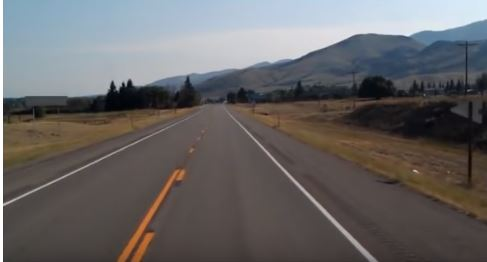
#> input picture street.JPG, 487 x 262 px, given in place of road.jpg, which was not available
$ python find_lanes.py   (Python 2 division)
#> lines starting #> are read from the running program, lines starting #| are printed output that depends on the picture; after the words box and inside, x2 and y2 are one past the last pixel; in counts of white or black regions, pixels touching at a corner belong together; pictures that were not available may be replaced by others from this repository, and a replacement may not be noted
import cv2
import numpy as num
import matplotlib.pyplot as pyp

img =cv2.imread('road.jpg')
#> img is the input picture: shape (262, 487, 3); mean B, G, R 101.7, 101.3, 103.6
grey_img=num.copy(img)
def canny(image):
    #convert image to greyscale
    grey=cv2.cvtColor(image,cv2.COLOR_RGB2GRAY)
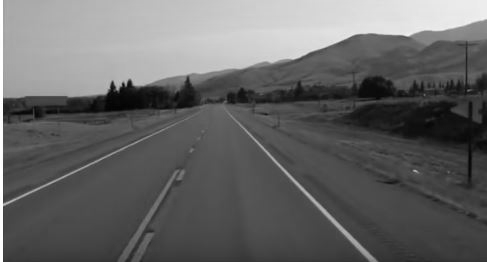
#> grey: shape (262, 487); min 2, max 255, mean 101.7
    #reducing noise
    blur=cv2.GaussianBlur(grey,(5,5),0)
    canny=cv2.Canny(blur,50,150)
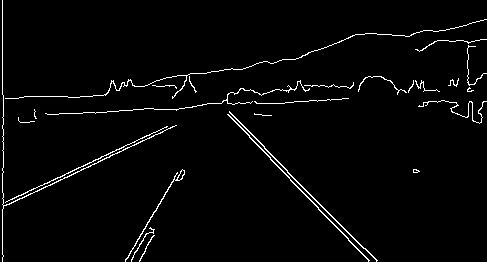
#> canny: shape (262, 487); 2.6% white in thin lines or dots
    return canny


#cv2.imshow('myPicture', canny)
def make_coordinates(image,line_parameters):
    slope,intercept=line_parameters
    y1=image.shape[0]
    y2=int(y1*(3/5))
    x1=int((y1-intercept)/slope)
    x2=int((y2-intercept)/slope)
    return num.array([x1,y1,x2,y2])
def average_slope_intercept(image,lines):
    left_fit=[]
    right_fit=[]
    for line in lines:
        x1,y1,x2,y2=line.reshape(4)
        parameters=num.polyfit((x1,x2),(y1,y2),1)
        slope=parameters[0]
        intercept=parameters[1]
        if slope<0:
            left_fit.append((slope,intercept))
        else:
            right_fit.append((slope,intercept))
    left_fit_average=num.average(left_fit,axis=0)
    right_fit_average=num.average(right_fit,axis=0)
    left_line=make_coordinates(image,left_fit_average)
    right_line=make_coordinates(image,right_fit_average)
    return num.array([left_line,right_line])

def display_lines(image,lines):
    line_image=num.zeros_like(image)
    if lines is not None:
        for line in lines:
            x1,y1,x2,y2=line.reshape(4)

            cv2.line(line_image,(x1,y1),(x2,y2),(255,0,0),10)
    return line_image

def region_of_interest(image):
    height=image.shape[0]
#> height = 262
    shapes=num.array([
        [(200,height),(1100,height),(500,250)]
    ])
#> shapes = [[200, 262], [1100, 262], [500, 250]]
    mask=num.zeros_like(image)
    #255 : the color of the polygone is completely white
    cv2.fillPoly(mask,shapes,255)
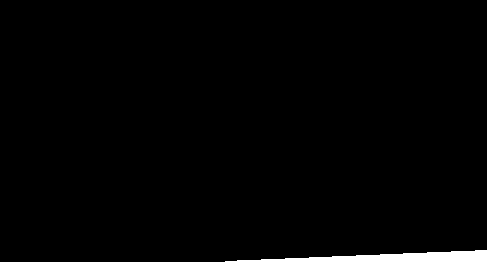
#> mask: shape (262, 487); 1.3% white; 1 white region, box (x1, y1, x2, y2) and area: (225, 250, 487, 262) 1703
    masked_image=cv2.bitwise_and(image,mask)
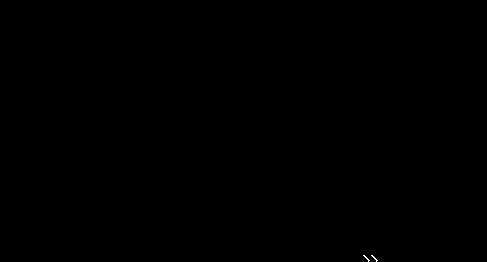
#> masked_image: shape (262, 487); 0.02% white in thin lines or dots, all inside (x1, y1, x2, y2) = (363, 255, 378, 262)
    return masked_image

canny_image=canny(grey_img)
cropped_image=region_of_interest(canny_image)

lines=cv2.HoughLinesP(cropped_image,2,num.pi/180,100,num.array([]),minLineLength=40,maxLineGap=5)
#> lines = None
#get a  single smooth line
#> (the run stopped early here; a loop or call above may not have finished)
